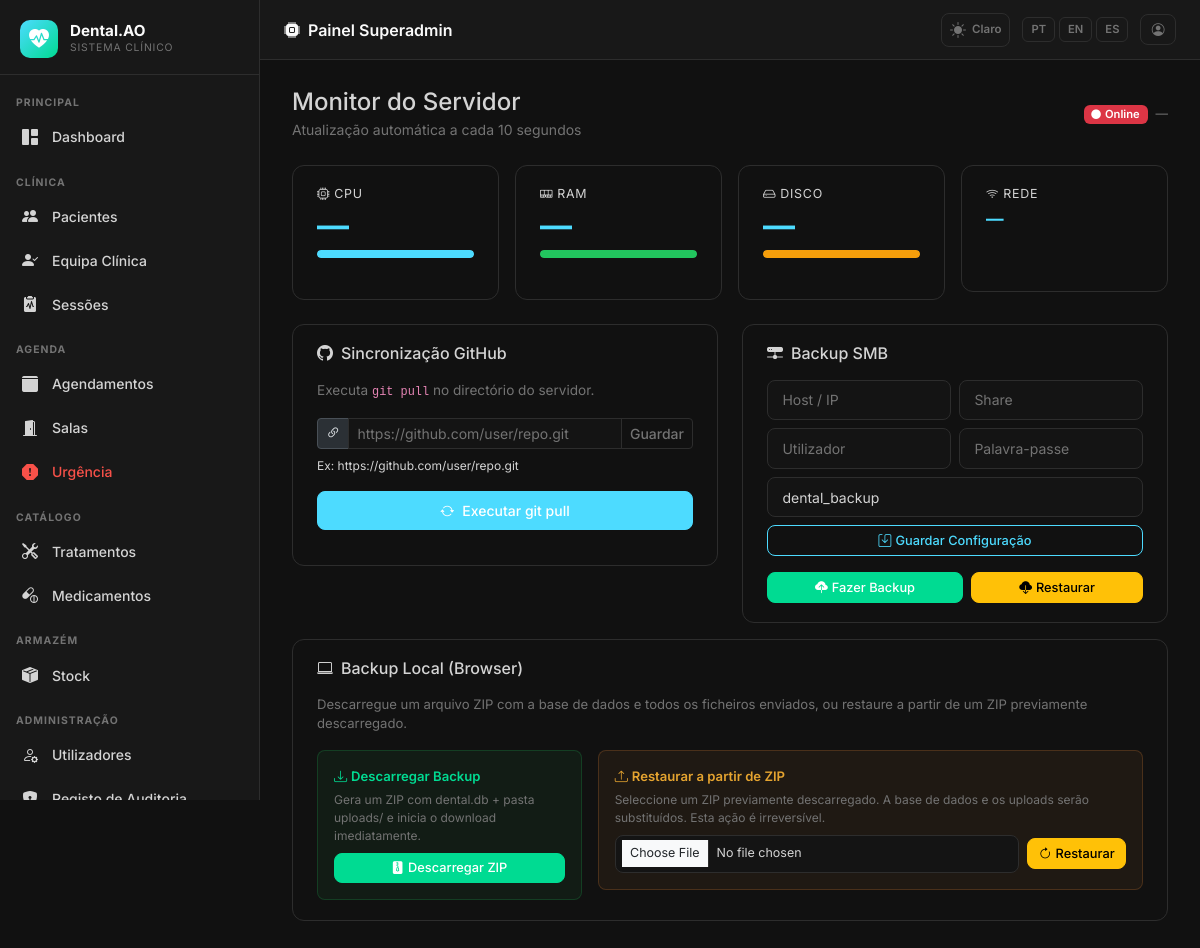
The page /superadmin/ (signed in) on the database as committed earlier.
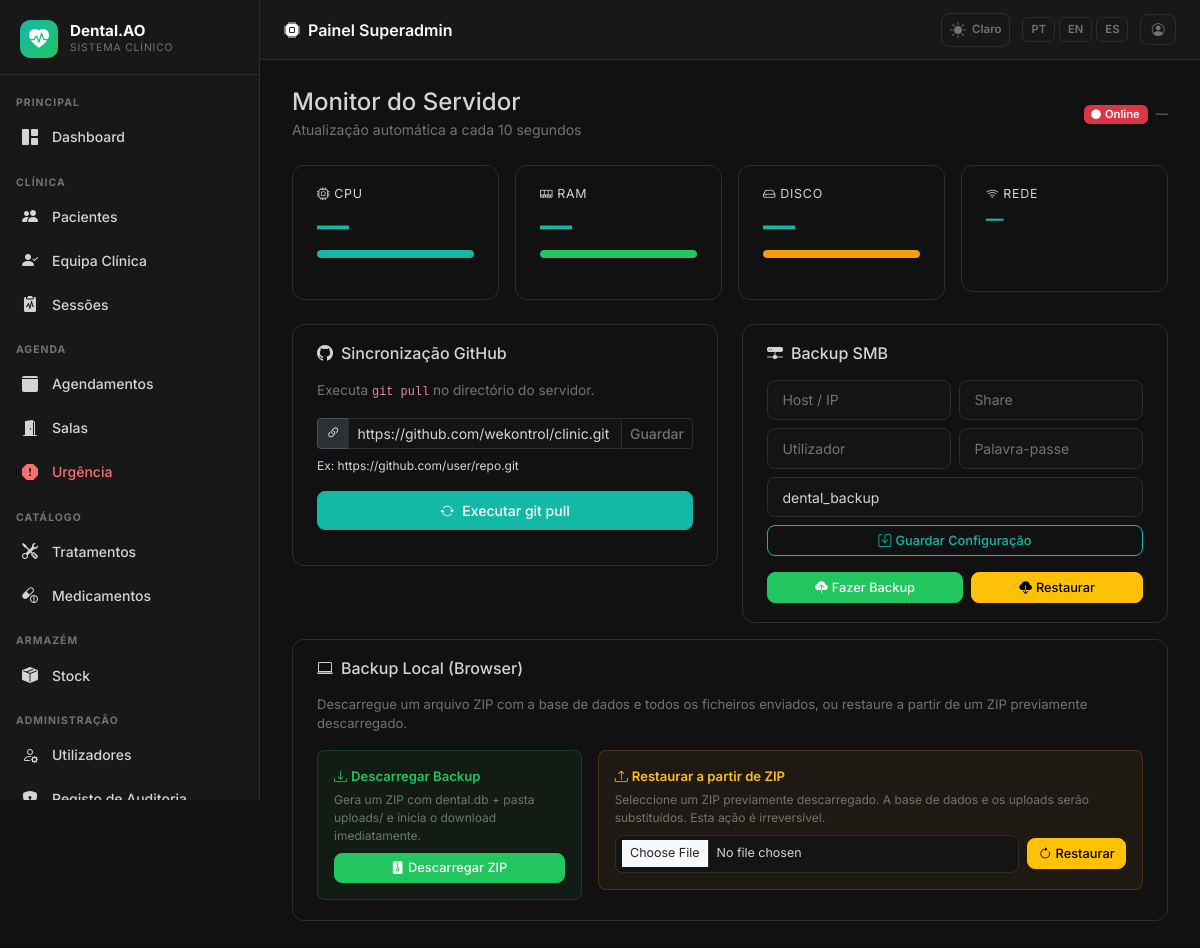
The same page on the database as committed later.
### app/models.py (models this page shows, shortened)
class AppSetting(db.Model):
    __tablename__ = 'app_settings'
    key   = db.Column(db.String(64), primary_key=True)
    value = db.Column(db.Text, nullable=True)
    _DEFAULTS = {
        'app_name':       'DentalCare Pro',
        'app_logo':       '',
        'bg_dark':        '#111111',
        'sidebar_dark':   '#181818',
        'card_dark':      '#1e1e1e',
        'border_dark':    '#2d2d2d',
        'text_dark':      '#d4d4d4',
        'primary_dark':   '#14b8a6',
        'success_dark':   '#22c55e',
        'danger_dark':    '#f87171',
        'warning_dark':   '#fbbf24',
        'bg_light':       '#f0f4f8',
        'card_light':     '#ffffff',
        'border_light':   '#d1dce8',
        'text_light':     '#334155',
        'primary_light':  '#1976d2',
        'success_light':  '#00875a',
        'danger_light':   '#d32f2f',
        'warning_light':  '#e65100',
        'xray_max_mb':        '10',
        'stock_invoice_max_mb': '5',
        'urgency_surcharge':  '30',
    }
    @classmethod
    def all_as_dict(cls):
        stored = {s.key: s.value for s in cls.query.all()}
        result = dict(cls._DEFAULTS)
        result.update(stored)
        return result

### app/superadmin/routes.py (the view)
@superadmin_bp.route('/')
@login_required
@superadmin_required
def index():
    smb_cfg = _load_smb_config()
    git_config = _load_git_config()
    return render_template('superadmin/index.html', smb_cfg=smb_cfg, git_config=git_config)

### app/__init__.py (called while the page is built)
def get_locale():
    lang = session.get('lang')
    if lang in ['pt', 'en', 'es']:
        return lang
    return 'pt'

### app/models.py (called while the page is built)
    def role_display(self):
        role_map = {
            Role.SUPERADMIN: 'Superadmin',
            Role.CLINICAL_DIRECTOR: 'Diretor Clínico',
            Role.DENTIST: 'Dentista',
            Role.PATIENT: 'Paciente',
            Role.RECEPTION: 'Recepção',
        }
        return role_map.get(self.role, self.role)

    def role_badge_class(self):
        badge_map = {
            Role.SUPERADMIN: 'danger',
            Role.CLINICAL_DIRECTOR: 'primary',
            Role.DENTIST: 'success',
            Role.PATIENT: 'info',
            Role.RECEPTION: 'warning',
        }
        return badge_map.get(self.role, 'secondary')

### app/superadmin/routes.py (called while the page is built)
def _load_git_config():
    try:
        config = AppSetting.query.filter_by(key='git_repo_url').first()
        return {'url': config.value} if config else {}
    except Exception:
        return {}

def _smb_config_path():
    instance = current_app.instance_path
    return os.path.join(instance, 'smb_config.json')

### app/templates/superadmin/index.html (shortened to what the changed rows need)
{% extends 'base.html' %}
{% block content %}
<div class="row g-3 mb-4" id="metricsRow">
  <div class="col-sm-6 col-lg-3">
    <div class="metric-card">
      <div class="metric-label"><i class="bi bi-cpu me-1"></i>CPU</div>
      <div class="metric-value" id="cpuPct">—</div>
      <div class="gauge-bar"><div class="gauge-fill" id="cpuBar" style="background:var(--dc-primary)"></div></div>
      <div class="metric-sub" id="cpuSub">&nbsp;</div>
    </div>
  </div>
  <div class="col-sm-6 col-lg-3">
    <div class="metric-card">
      <div class="metric-label"><i class="bi bi-memory me-1"></i>RAM</div>
      <div class="metric-value" id="ramPct">—</div>
      <div class="gauge-bar"><div class="gauge-fill" id="ramBar" style="background:#22c55e"></div></div>
      <div class="metric-sub" id="ramSub">&nbsp;</div>
    </div>
  </div>
  <div class="col-sm-6 col-lg-3">
    <div class="metric-card">
      <div class="metric-label"><i class="bi bi-hdd me-1"></i>{{ _('Disco') }}</div>
      <div class="metric-value" id="diskPct">—</div>
      <div class="gauge-bar"><div class="gauge-fill" id="diskBar" style="background:#f59e0b"></div></div>
      <div class="metric-sub" id="diskSub">&nbsp;</div>
    </div>
  </div>
  <div class="col-sm-6 col-lg-3">
    <div class="metric-card">
      <div class="metric-label"><i class="bi bi-wifi me-1"></i>{{ _('Rede') }}</div>
      <div class="metric-value" style="font-size:1.1rem" id="netSent">—</div>
      <div class="metric-sub" id="netRecv">&nbsp;</div>
      <div class="metric-sub" id="bootTime">&nbsp;</div>
    </div>
  </div>
</div>
<div class="row g-4">
  <div class="col-md-6">
    <div class="metric-card">
      <form id="gitConfigForm" method="POST" action="{{ url_for('superadmin.git_config_save') }}" class="mb-3">
        <div class="input-group input-group-sm mb-2">
          <span class="input-group-text"><i class="bi bi-link-45deg" style="font-size:.9rem"></i></span>
          <input type="text" class="form-control" name="github_url" id="githubUrlInput"
                 placeholder="https://github.com/user/repo.git"
                 value="{{ git_config.get('url', '') if git_config else '' }}">
          <button class="btn btn-outline-secondary" type="submit">{{ _('Guardar') }}</button>
        </div>
      </form>
    </div>
  </div>
  <div class="col-md-6">
    <div class="metric-card">
      <form method="POST" action="{{ url_for('superadmin.smb_config_save') }}" class="mb-3">
        <div class="row g-2">
          <div class="col-12">
            <button type="submit" class="btn btn-sm btn-outline-primary w-100"><i class="bi bi-save me-1"></i>{{ _('Guardar Configuração') }}</button>
          </div>
        </div>
      </form>
    </div>
  </div>
</div>
<div class="row g-3 mt-0">
  <div class="col-12">
    <div class="metric-card">
      <div class="row g-3 align-items-start">
        <div class="col-md-4">
          <div class="p-3 rounded-3" style="background:rgba(34,197,94,.06);border:1px solid rgba(34,197,94,.2)">
            <div class="fw-600 mb-1" style="font-size:.82rem;color:var(--dc-success)">
              <i class="bi bi-download me-1"></i>{{ _('Descarregar Backup') }}
            </div>
            <p class="mb-2" style="font-size:.75rem;color:var(--dc-text-muted)">
              {{ _('Gera um ZIP com dental.db + pasta uploads/ e inicia o download imediatamente.') }}
            </p>
            <a href="{{ url_for('superadmin.local_backup') }}"
               class="btn btn-success btn-sm w-100">
              <i class="bi bi-file-zip-fill me-1"></i>{{ _('Descarregar ZIP') }}
            </a>
          </div>
        </div>
        <div class="col-md-8">
          <div class="p-3 rounded-3" style="background:rgba(251,146,60,.06);border:1px solid rgba(251,146,60,.2)">
            <div class="fw-600 mb-1" style="font-size:.82rem;color:var(--dc-warning)">
              <i class="bi bi-upload me-1"></i>{{ _('Restaurar a partir de ZIP') }}
            </div>
            <p class="mb-2" style="font-size:.75rem;color:var(--dc-text-muted)">
              {{ _('Seleccione um ZIP previamente descarregado. A base de dados e os uploads serão substituídos. Esta ação é irreversível.') }}
            </p>
            <form method="POST" action="{{ url_for('superadmin.local_restore') }}"
                  enctype="multipart/form-data"
                  onsubmit="return confirm('{{ _('Substituir a base de dados e uploads pelo conteúdo do ZIP? Esta ação é irreversível.') }}')">
              <div class="d-flex gap-2 align-items-center">
              </div>
            </form>
          </div>
        </div>
      </div>
    </div>
  </div>
</div>
{% endblock %}

### app/templates/base.html (shortened to what the changed rows need)
<!DOCTYPE html>
<html lang="{{ get_locale() }}" data-dc-theme="{{ session.get('theme', 'dark') }}">
<head>
  <link href="https://cdn.jsdelivr.net/npm/bootstrap@5.3.2/dist/css/bootstrap.min.css" rel="stylesheet">
  <link href="https://cdn.jsdelivr.net/npm/bootstrap-icons@1.11.3/font/bootstrap-icons.min.css" rel="stylesheet">
  <link href="{{ url_for('static', filename='css/dental.css') }}" rel="stylesheet">
</head>
<body>
<aside class="dc-sidebar" id="dcSidebar">
  <nav class="dc-nav">
    {% set role = current_user.role %}
    <div class="dc-nav-section">{{ _('Principal') }}</div>
    <a href="{{ url_for('main.dashboard') }}"
       class="dc-nav-item {% if request.endpoint == 'main.dashboard' %}active{% endif %}">
      <i class="bi bi-grid-1x2-fill"></i> {{ _('Dashboard') }}
    </a>
    {% if role in ['superadmin', 'clinical_director', 'dentist', 'reception'] %}
    <div class="dc-nav-section mt-2">{{ _('Clínica') }}</div>
    {% endif %}
    {% if role in ['superadmin', 'clinical_director', 'dentist', 'reception'] %}
    <a href="{{ url_for('patients.index') }}"
       class="dc-nav-item {% if request.endpoint == 'patients.index' or request.endpoint in ['patients.new','patients.edit','patients.detail'] %}active{% endif %}">
      <i class="bi bi-people-fill"></i> {{ _('Pacientes') }}
    </a>
    {% endif %}
    {% if role in ['superadmin', 'clinical_director'] %}
    <a href="{{ url_for('patients.care_team_pending') }}"
       class="dc-nav-item {% if request.endpoint == 'patients.care_team_pending' %}active{% endif %}">
      <i class="bi bi-person-check-fill"></i> {{ _('Equipa Clínica') }}
    </a>
    {% endif %}
    {% if role in ['superadmin', 'clinical_director', 'dentist'] %}
    <a href="{{ url_for('sessions.index') }}"
       class="dc-nav-item {% if request.endpoint and 'sessions.' in request.endpoint and 'audit' not in request.endpoint and 'evolution' not in request.endpoint %}active{% endif %}">
      <i class="bi bi-clipboard2-pulse-fill"></i> {{ _('Sessões') }}
    </a>
    {% endif %}
    {% if role in ['superadmin', 'clinical_director', 'reception', 'dentist'] %}
    <div class="dc-nav-section mt-2">{{ _('Agenda') }}</div>
    {% endif %}
    {% if role in ['superadmin', 'clinical_director', 'reception'] %}
    <a href="{{ url_for('scheduling.calendar') }}"
       class="dc-nav-item {% if request.endpoint and 'scheduling.' in request.endpoint and 'emergency' not in request.endpoint and 'room' not in request.endpoint %}active{% endif %}">
      <i class="bi bi-calendar3-fill"></i> {{ _('Agendamentos') }}
    </a>
    {% endif %}
    {% if role in ['superadmin', 'clinical_director', 'reception', 'dentist'] %}
    <a href="{{ url_for('scheduling.rooms') }}"
       class="dc-nav-item {% if request.endpoint and 'rooms' in request.endpoint %}active{% endif %}">
      <i class="bi bi-door-open-fill"></i> {{ _('Salas') }}
    </a>
    {% endif %}
    {% if role in ['superadmin', 'clinical_director', 'reception', 'dentist'] %}
    <a href="{{ url_for('scheduling.emergency') }}"
       class="dc-nav-item {% if request.endpoint and 'emergency' in request.endpoint %}active{% endif %}"
       style="color:var(--dc-danger)">
      <i class="bi bi-exclamation-octagon-fill"></i> {{ _('Urgência') }}
    </a>
    {% endif %}
    {% if role in ['superadmin', 'clinical_director', 'dentist'] %}
    <div class="dc-nav-section mt-2">{{ _('Catálogo') }}</div>
    <a href="{{ url_for('admin.treatments') }}"
       class="dc-nav-item {% if 'treatments' in request.endpoint %}active{% endif %}">
      <i class="bi bi-tools"></i> {{ _('Tratamentos') }}
    </a>
    <a href="{{ url_for('admin.medicines') }}"
       class="dc-nav-item {% if 'medicine' in request.endpoint %}active{% endif %}">
      <i class="bi bi-capsule-pill"></i> {{ _('Medicamentos') }}
    </a>
    {% endif %}
    {% if role in ['superadmin', 'clinical_director', 'dentist', 'receptionist'] %}
    <div class="dc-nav-section mt-2">{{ _('Armazém') }}</div>
    <a href="{{ url_for('stock.index') }}"
       class="dc-nav-item {% if request.endpoint and 'stock.' in request.endpoint %}active{% endif %}">
      <i class="bi bi-box-seam-fill"></i> {{ _('Stock') }}
    </a>
    {% endif %}
    {% if role in ['superadmin', 'clinical_director'] %}
    <div class="dc-nav-section mt-2">{{ _('Administração') }}</div>
    <a href="{{ url_for('admin.users') }}"
       class="dc-nav-item {% if 'user' in request.endpoint %}active{% endif %}">
      <i class="bi bi-person-gear"></i> {{ _('Utilizadores') }}
    </a>
    <a href="{{ url_for('admin.audit_log') }}"
       class="dc-nav-item {% if 'audit' in request.endpoint %}active{% endif %}">
      <i class="bi bi-shield-lock-fill"></i> {{ _('Registo de Auditoria') }}
    </a>
    {% endif %}
  </nav>
</aside>
<main class="dc-main">
  <div class="dc-content">
    {% block content %}{% endblock %}
  </div>
</main>
</body>
</html>

Rows that differ between the two databases and show on the page:
added AppSetting: github_url "https://github.com/wekontrol/clinic.git"
